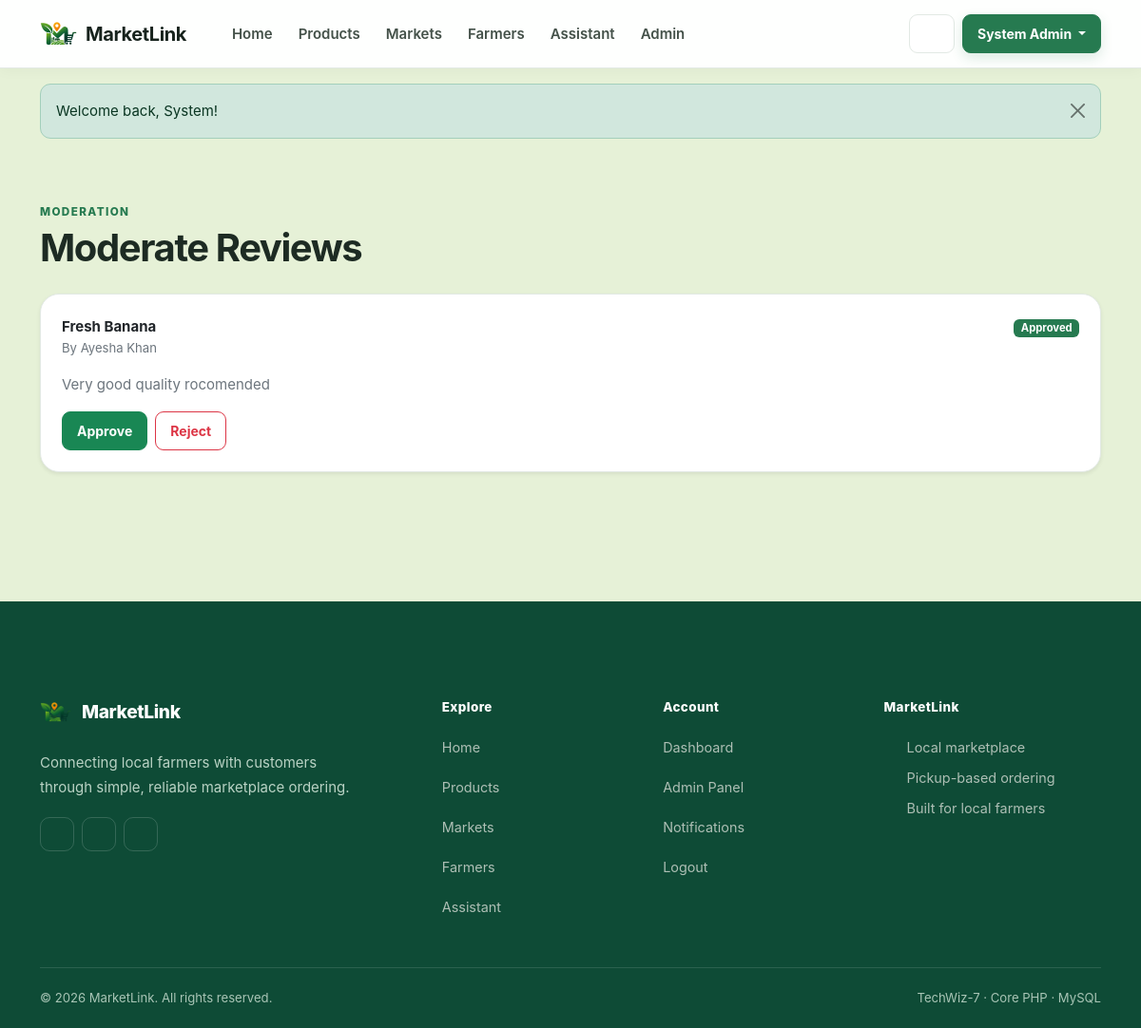
/admin/reviews (signed in), run on the app's committed database.
### tables this page shows
CREATE TABLE `users` (
  `id` int(10) UNSIGNED NOT NULL,
  `name` varchar(120) NOT NULL,
  `email` varchar(190) NOT NULL,
  `password` varchar(255) NOT NULL,
  `phone` varchar(30) DEFAULT NULL,
  `profile_image` varchar(255) DEFAULT NULL,
  `role` enum('admin','farmer','customer') NOT NULL DEFAULT 'customer',
  `market_id` int(10) UNSIGNED DEFAULT NULL,
  `status` enum('active','inactive') NOT NULL DEFAULT 'active',
  `approval_status` enum('pending','approved','suspended') NOT NULL DEFAULT 'approved',
  `created_at` timestamp NOT NULL DEFAULT current_timestamp()
);

CREATE TABLE `reviews` (
  `id` int(10) UNSIGNED NOT NULL,
  `product_id` int(10) UNSIGNED NOT NULL,
  `customer_id` int(10) UNSIGNED NOT NULL,
  `rating` tinyint(3) UNSIGNED NOT NULL,
  `comment` varchar(500) NOT NULL,
  `farmer_response` varchar(500) DEFAULT NULL,
  `status` enum('pending','approved','rejected') NOT NULL DEFAULT 'pending',
  `created_at` timestamp NOT NULL DEFAULT current_timestamp()
);

CREATE TABLE `products` (
  `id` int(10) UNSIGNED NOT NULL,
  `farmer_id` int(10) UNSIGNED DEFAULT NULL,
  `category_id` int(10) UNSIGNED DEFAULT NULL,
  `name` varchar(150) NOT NULL,
  `description` text DEFAULT NULL,
  `price` decimal(10,2) NOT NULL DEFAULT 0.00,
  `stock` int(10) UNSIGNED NOT NULL DEFAULT 0,
  `image` varchar(255) DEFAULT NULL,
  `status` enum('pending','approved','rejected') NOT NULL DEFAULT 'pending',
  `is_sold_out` tinyint(1) NOT NULL DEFAULT 0,
  `created_at` timestamp NOT NULL DEFAULT current_timestamp(),
  `updated_at` timestamp NOT NULL DEFAULT current_timestamp() ON UPDATE current_timestamp()
);

### app/Controllers/AdminController.php (called while the page is built, shortened)
<?php
class AdminController
{
    public function reviews(): void
    {
        require_role('admin');
        $reviews = db()->query("SELECT r.*,p.name product_name,u.name customer_name FROM reviews r JOIN products p ON p.id=r.product_id JOIN users u ON u.id=r.customer_id ORDER BY FIELD(r.status,'pending','approved','rejected'),r.created_at DESC")->fetchAll();
        require __DIR__ . '/../Views/layouts/header.php';
        require __DIR__ . '/../Views/admin/reviews.php';
        require __DIR__ . '/../Views/layouts/footer.php';
    }
}

### index.php (called while the page is built, shortened)
<?php
require_once __DIR__ . '/app/Support/Router.php';
$router = new \App\Support\Router(require __DIR__ . '/routes/web.php');
$router->dispatch($_SERVER['REQUEST_METHOD'] ?? 'GET', $_SERVER['REQUEST_URI'] ?? '/');

### app/Support/auth.php (called while the page is built, shortened)
<?php
require_once __DIR__ . '/db.php';
function current_user(): ?array
{
    static $userLoaded = false;
    static $user = null;
    if ($userLoaded) return $user;
    $userLoaded = true;
    $st = db()->prepare('SELECT * FROM users WHERE id=? LIMIT 1');
    $st->execute([$_SESSION['user_id']]);
    $user = $st->fetch() ?: null;
    return $user;
}
function require_login(): void
{
    if (!current_user()) {
        flash('warning', 'Please login first.');
        redirect('login.php');
    }
}
function require_role(string $role): void
{
    require_login();
}

### app/Support/db.php (called while the page is built, shortened)
<?php
function db(): PDO {
    static $pdo = null;
    if ($pdo === null) {
        $dsn = 'mysql:host=' . DB_HOST . ';dbname=' . DB_NAME . ';charset=utf8mb4';
        $pdo = new PDO($dsn, DB_USER, DB_PASS, [PDO::ATTR_ERRMODE=>PDO::ERRMODE_EXCEPTION, PDO::ATTR_DEFAULT_FETCH_MODE=>PDO::FETCH_ASSOC, PDO::ATTR_EMULATE_PREPARES=>false]);
    }
    return $pdo;
}

### app/Views/admin/reviews.php (the view)
<div class="container py-5"><span class="eyebrow">Moderation</span>
    <h1 class="fw-bold mb-4">Moderate Reviews</h1><?php foreach ($reviews as $r): ?><div class="card border-0 shadow-sm mb-3">
            <div class="card-body">
                <div class="d-flex justify-content-between">
                    <div><strong><?= e($r['product_name']) ?></strong>
                        <div class="small text-secondary">By <?= e($r['customer_name']) ?></div>
                    </div>
                    <div><?= status_badge($r['status']) ?></div>
                </div>
                <p class="mt-3 text-secondary mb-3"><?= e($r['comment']) ?></p>
                <form method="post" action="<?= url('actions/admin.php') ?>" class="d-flex gap-2"><?= csrf_field() ?><input type="hidden" name="id" value="<?= $r['id'] ?>"><button name="action" value="approve_review" class="btn btn-sm btn-success">Approve</button><button name="action" value="reject_review" class="btn btn-sm btn-outline-danger">Reject</button></form>
            </div>
        </div><?php endforeach; ?>
</div>

### app/Support/Router.php (shortened to what this page needs)
<?php
class Router {
    public function dispatch(string $method, string $uri): void {
        $path = parse_url($uri, PHP_URL_PATH) ?: '/';
        foreach ($this->routes as [$m,$route,$handler]) {
            if ($m === $method && $route === $path) { [$class,$action]=$handler; (new $class())->$action(); return; }
        }
    }
}

### app/Views/layouts/header.php (shortened to what this page needs)
<?php
$flash = get_flash();
$user = current_user();
?>
<!doctype html>
<html lang="en">
<head>
    <link
        href="https://cdn.jsdelivr.net/npm/bootstrap@5.3.8/dist/css/bootstrap.min.css"
        rel="stylesheet"
    >
<link
        href="<?= url('assets/css/style.css') ?>"
        rel="stylesheet"
    >
</head>
<body>
    <nav class="navbar navbar-expand-lg navbar-light sticky-top">
        <div class="container">
            <a
                class="navbar-brand fw-bold d-flex align-items-center gap-2"
                href="<?= url('home') ?>"
            >
                <img src="<?= url('assets/img/logo.png') ?>" alt="MarketLink logo" width="40" height="40" class="d-inline-block align-text-top">
                <span>MarketLink</span>
            </a>
                <?= svg_icon("menu", "icon", "Open navigation") ?>
            <div id="mainNav" class="collapse navbar-collapse">
                <ul class="navbar-nav me-auto mb-2 mb-lg-0">
                    <li class="nav-item links">
                        <a
                            class="nav-link text-light"
                            href="<?= url('home') ?>"
                        >
                            Home
                        </a>
                    </li>
                    <li class="nav-item links">
                        <a
                            class="nav-link text-light"
                            href="<?= url('products') ?>"
                        >
                            Products
                        </a>
                    </li>
                    <li class="nav-item links">
                        <a
                            class="nav-link text-light"
                            href="<?= url('markets') ?>"
                        >
                            Markets
                        </a>
                    </li>
                    <li class="nav-item links">
                        <a
                            class="nav-link text-light"
                            href="<?= url('farmers') ?>"
                        >
                            Farmers
                        </a>
                    </li>
                    <li class="nav-item links">
                        <a
                            class="nav-link text-light"
                            href="<?= url('assistant') ?>"
                        >
                            Assistant
                        </a>
                    </li>
                    <?php if ($user && $user['role'] === 'customer'): ?>
                        <li class="nav-item links">
                            <a
                                class="nav-link text-light"
                                href="<?= url('orders') ?>"
                            >
                                Orders
                            </a>
                        </li>
                    <?php elseif ($user && $user['role'] === 'admin'): ?>
                        <li class="nav-item">
                            <a
                                class="nav-link"
                                href="<?= url('admin/home') ?>"
                            >
                                Admin
                            </a>
                        </li>
                    <?php endif; ?>
                </ul>
                <div class="d-flex align-items-center gap-2">
                    <?php if ($user): ?>
                        <a
                            class="btn btn-outline-light btn-sm bell-icon"
                            href="<?= url('notifications') ?>"
                        >
                            <?= svg_icon("bell", "icon icon-sm", "Notifications") ?>
                        </a>
                        <div class="dropdown">
                            <button
                                class="btn btn-primary btn-sm dropdown-toggle"
                                data-bs-toggle="dropdown"
                            >
                                <?= e($user['name']) ?>
                            </button>
                        </div>
                    <?php endif; ?>
                </div>
            </div>
        </div>
    </nav>
    <?php if ($flash): ?>
        <div class="container mt-3">
            <div
                class="alert alert-<?= e($flash['type']) ?> alert-dismissible fade show"
                role="alert"
            >
                <?= e($flash['message']) ?>
                <button
                    class="btn-close"
                    data-bs-dismiss="alert"
                ></button>
            </div>
        </div>
    <?php endif; ?>

### app/Support/functions.php (shortened to what this page needs)
<?php
require_once __DIR__ . '/db.php';
require_once __DIR__ . '/auth.php';
function url(string $path = ''): string
{
    $path = ltrim($path, '/');
    $map = [
        'index.php' => 'home',
        'login.php' => 'login',
        'register.php' => 'register',
        'logout.php' => 'logout',
        'products.php' => 'products',
        'product.php' => 'product',
        'markets.php' => 'markets',
        'farmers.php' => 'farmers',
        'cart.php' => 'cart',
        'checkout.php' => 'checkout',
        'orders.php' => 'orders',
        'order_view.php' => 'order',
        'favorites.php' => 'favorites',
        'profile.php' => 'profile',
        'notifications.php' => 'notifications',
        'assistant.php' => 'assistant',
        'dashboard.php' => 'dashboard',
        'farmer/index.php' => 'farmer/home',
        'farmer/products.php' => 'farmer/products',
        'farmer/product_form.php' => 'farmer/product-form',
        'farmer/orders.php' => 'farmer/orders',
        'farmer/profile.php' => 'farmer/profile',
        'farmer/reviews.php' => 'farmer/reviews',
        'farmer/sales.php' => 'farmer/sales',
        'farmer/schedule.php' => 'farmer/schedule',
        'admin/index.php' => 'admin/home',
        'admin/farmers.php' => 'admin/farmers',
        'admin/customers.php' => 'admin/customers',
        'admin/markets.php' => 'admin/markets',
        'admin/categories.php' => 'admin/categories',
        'admin/products.php' => 'admin/products',
        'admin/reviews.php' => 'admin/reviews',
        'admin/reports.php' => 'admin/reports',
        'admin/notifications.php' => 'admin/notifications',
    ];
    $query = '';
    $qpos = strpos($path, '?');
    $path = $map[$path] ?? $path;
    return rtrim(BASE_URL, '/') . '/' . ltrim($path, '/') . $query;
}
function e($value): string
{
    return htmlspecialchars((string)$value, ENT_QUOTES, 'UTF-8');
}
function get_flash(): ?array
{
    $f = $_SESSION['flash'] ?? null;
    return $f;
}
function status_badge(string $status): string
{
    $map = ['active' => 'success', 'approved' => 'success', 'accepted' => 'primary', 'ready' => 'info', 'completed' => 'success', 'pending' => 'warning', 'inactive' => 'secondary', 'suspended' => 'danger', 'declined' => 'danger', 'cancelled' => 'danger', 'rejected' => 'danger'];
    $c = $map[$status] ?? 'secondary';
    return '<span class="badge text-bg-' . $c . '">' . e(ucfirst($status)) . '</span>';
}
function svg_icon(string $name, string $class = 'icon', string $label = ''): string
{
    $paths = [
        'bell' => '<path d="M18 8a6 6 0 0 0-12 0c0 7-3 7-3 9h18c0-2-3-2-3-9"/><path d="M13.73 21a2 2 0 0 1-3.46 0"/>',
        'sparkles' => '<path d="m12 3-1.5 5.5L5 10l5.5 1.5L12 17l1.5-5.5L19 10l-5.5-1.5L12 3Z"/><path d="m19 15-.7 2.3L16 18l2.3.7L19 21l.7-2.3L22 18l-2.3-.7L19 15Z"/>',
        'arrow-right' => '<path d="M5 12h14"/><path d="m13 6 6 6-6 6"/>',
        'location' => '<path d="M20 10c0 5-8 11-8 11S4 15 4 10a8 8 0 1 1 16 0Z"/><circle cx="12" cy="10" r="2.5"/>',
        'leaf' => '<path d="M20 4C12 4 5 8 5 15c0 2 1 4 4 4 7 0 11-7 11-15Z"/><path d="M5 19c3-5 7-7 12-9"/>',
        'check' => '<path d="m5 12 4 4L19 6"/>',
        'cart' => '<circle cx="9" cy="20" r="1"/><circle cx="18" cy="20" r="1"/><path d="M3 4h2l2.4 11.2a2 2 0 0 0 2 1.6h7.8a2 2 0 0 0 1.9-1.5L21 8H6"/>',
        'seedling' => '<path d="M12 21V9"/><path d="M12 13c-4 0-7-2.5-7-7 4 0 7 2.5 7 7Z"/><path d="M12 11c0-4 3-7 7-7 0 4.5-3 7-7 7Z"/>',
        'search' => '<circle cx="11" cy="11" r="7"/><path d="m20 20-4-4"/>',
        'heart' => '<path d="M20.8 8.6c0 5.5-8.8 10.4-8.8 10.4S3.2 14.1 3.2 8.6A4.6 4.6 0 0 1 12 6.2a4.6 4.6 0 0 1 8.8 2.4Z"/>',
        'clock' => '<circle cx="12" cy="12" r="9"/><path d="M12 7v5l3 2"/>',
        'menu' => '<path d="M4 6h16M4 12h16M4 18h16"/>',
        'user' => '<circle cx="12" cy="8" r="3"/><path d="M5 21a7 7 0 0 1 14 0"/>',
        'facebook' => '<path d="M14 8h3V4h-3c-3.3 0-5 2-5 5v3H6v4h3v5h4v-5h3l1-4h-4V9c0-.7.3-1 1-1Z"/>',
        'instagram' => '<rect x="3" y="3" width="18" height="18" rx="5"/><circle cx="12" cy="12" r="4"/><circle cx="17.5" cy="6.5" r=".8" fill="currentColor" stroke="none"/>',
        'linkedin' => '<path d="M5 8v11M5 5v.1M9 19v-6a4 4 0 0 1 8 0v6M9 12V8"/>',
        'filter' => '<path d="M4 6h16M7 12h10M10 18h4"/>',
    ];
    $body = $paths[$name] ?? $paths['leaf'];
    $aria = $label !== '' ? ' aria-label="' . e($label) . '"' : ' aria-hidden="true"';
    return '<svg class="' . e($class) . '" viewBox="0 0 24 24" fill="none" stroke="currentColor" stroke-width="1.8" stroke-linecap="round" stroke-linejoin="round" focusable="false"' . $aria . '>' . $body . '</svg>';
}

### data on the page
users: name "System Admin"
reviews: product.name "Fresh Banana", customer.name "Ayesha Khan", status "Approved", comment "Very good quality rocomended"
